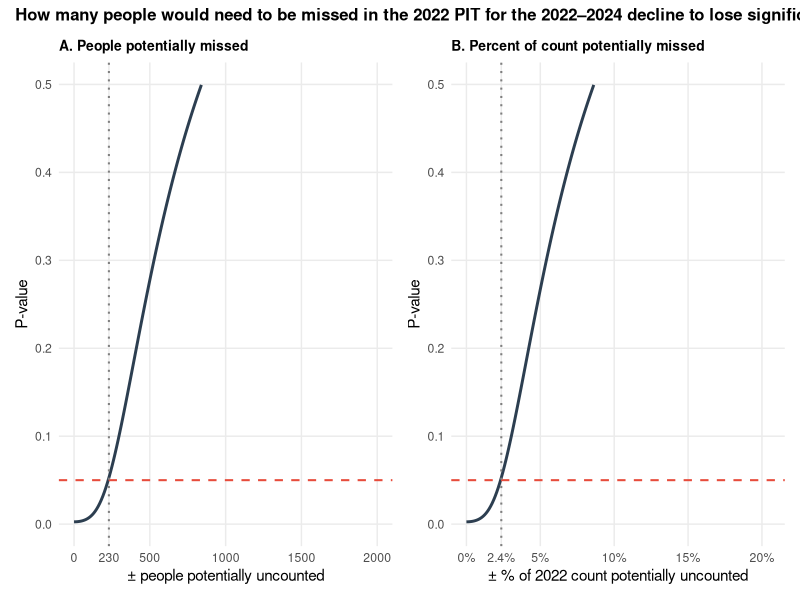
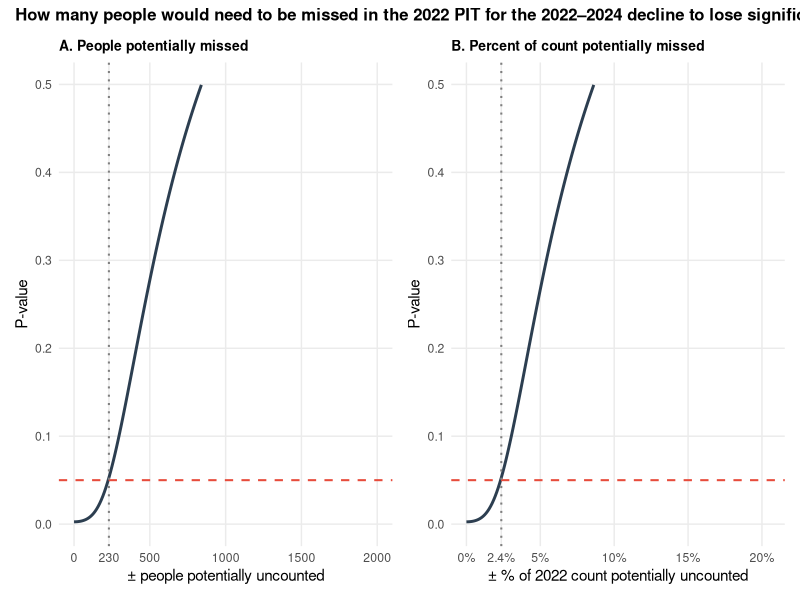

Write R code to recreate these figures, in order.
## ---- chunk 1
library(ggplot2)
library(dplyr)
library(patchwork)

# Observed counts
x_2022 <- 9747
x_2024 <- 9450
diff <- x_2024 - x_2022

# True rate centered at 2022 count
lambda_0 <- x_2022

# Vary the "uncounted" people from 0 to 2000
uncounted <- seq(0, 2000, by = 10)

# Convert to standard deviation of lambda
sigma_lambda <- uncounted / 1.96

# Compute variance of observed count under gamma-poisson
var_x <- lambda_0 + sigma_lambda^2
se_x <- sqrt(var_x)

# Z-score and p-value
z <- diff / se_x
p_value <- 2 * pnorm(z)

# Create data frame
df <- data.frame(
  uncounted = uncounted,
  pct_uncounted = 100 * uncounted / lambda_0,
  p_value = p_value
)

# Find crossover point
crossover_05 <- df$uncounted[which.min(abs(df$p_value - 0.05))]
crossover_05_pct <- 100 * crossover_05 / lambda_0

# Common theme
common_theme <- theme_minimal(base_size = 11) +
  theme(
    plot.title = element_text(face = "bold", size = 10),
    panel.grid.minor = element_blank()
  )

# Panel A: People
p1 <- ggplot(df, aes(x = uncounted, y = p_value)) +
  geom_line(linewidth = 1, color = "#2c3e50") +
  geom_hline(
    yintercept = 0.05,
    linetype = "dashed",
    color = "#e74c3c",
    linewidth = 0.7
  ) +
  geom_vline(
    xintercept = crossover_05,
    linetype = "dotted",
    color = "gray50",
    linewidth = 0.7
  ) +
  scale_y_continuous(limits = c(0, 0.5), breaks = seq(0, 0.5, by = 0.1)) +
  scale_x_continuous(breaks = sort(c(seq(0, 2000, by = 500), crossover_05))) +
  labs(
    title = "A. People potentially missed",
    x = "± people potentially uncounted",
    y = "P-value"
  ) +
  common_theme

# Panel B: Percent
p2 <- ggplot(df, aes(x = pct_uncounted, y = p_value)) +
  geom_line(linewidth = 1, color = "#2c3e50") +
  geom_hline(
    yintercept = 0.05,
    linetype = "dashed",
    color = "#e74c3c",
    linewidth = 0.7
  ) +
  geom_vline(
    xintercept = crossover_05_pct,
    linetype = "dotted",
    color = "gray50",
    linewidth = 0.7
  ) +
  scale_y_continuous(limits = c(0, 0.5), breaks = seq(0, 0.5, by = 0.1)) +
  scale_x_continuous(
    breaks = sort(c(seq(0, 20, by = 5), crossover_05_pct)),
    labels = function(x) paste0(round(x, 1), "%")
  ) +
  labs(
    title = "B. Percent of count potentially missed",
    x = "± % of 2022 count potentially uncounted",
    y = "P-value"
  ) +
  common_theme

# Combine
combined <- p1 +
  p2 +
  plot_annotation(
    title = "How many people would need to be missed in the 2022 PIT for the 2022–2024 decline to lose significance?",
    theme = theme(plot.title = element_text(face = "bold", size = 12))
  )

ggsave("pit_count_significance.png", combined, width = 9, height = 4, dpi = 300)

print(combined)

